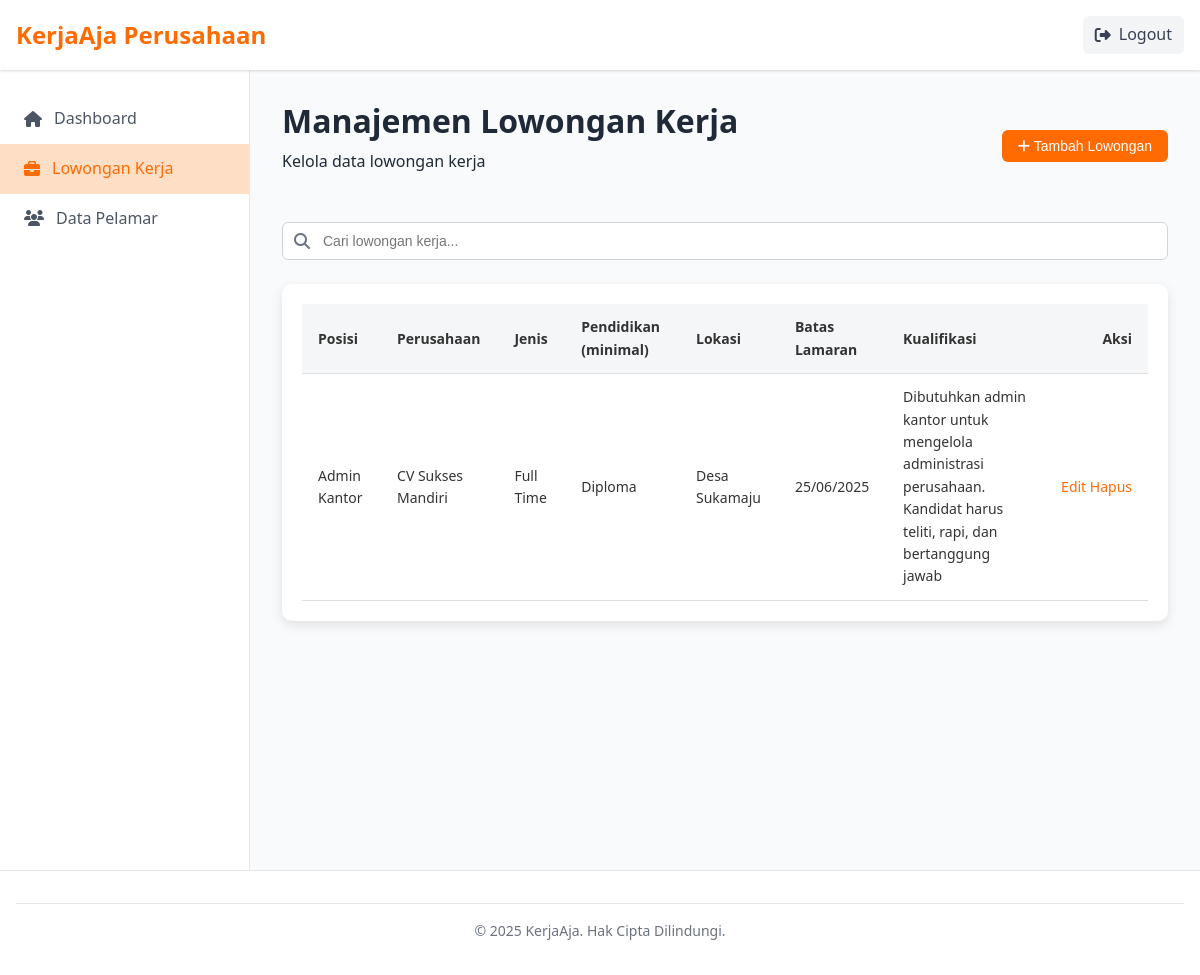
Page /perusahaan/perusahaan-lowongan.php (signed in) on the committed database.
### tables this page shows
CREATE TABLE `lowongan` (
  `lowongan_id` int(11) NOT NULL,
  `judul` varchar(150) NOT NULL,
  `perusahaan` varchar(100) DEFAULT NULL,
  `lokasi` varchar(100) DEFAULT NULL,
  `deskripsi` text DEFAULT NULL,
  `kualifikasi` text DEFAULT NULL,
  `batas_lamaran` date DEFAULT NULL,
  `created_by` int(11) DEFAULT NULL,
  `minimal_pendidikan` enum('SMA/SMK','Diploma','Sarjana','Magister','Doktor') DEFAULT 'SMA/SMK'
);

### perusahaan/perusahaan-lowongan.php (the view, shortened to what this page needs)
<?php
include '../auth/koneksi.php';
$user_id = $_SESSION['user_id'];
$datalowongan = [];
$query = "SELECT * FROM lowongan WHERE created_by = $user_id ORDER BY batas_lamaran DESC";
$result = mysqli_query($conn, $query);
if ($result && mysqli_num_rows($result) > 0) {
    while ($row = mysqli_fetch_assoc($result)) {
        $datalowongan[] = $row;
    }
}
?>
<!DOCTYPE html>
<html lang="id">
<head>
    <link rel="stylesheet" href="../css/style.css" />
    <link rel="stylesheet" href="../css/notifications.css" />
    <link rel="stylesheet" href="../css/admin-notifications.css" />
    <link rel="stylesheet" href="https://cdnjs.cloudflare.com/ajax/libs/font-awesome/6.4.0/css/all.min.css" />
</head>
<body>
    <header class="header">
        <div class="container">
            <div class="logo">
                <a href="perusahaan-dashboard.php">KerjaAja Perusahaan</a>
            </div>
            <nav class="nav">
                <ul>
                    <li>
                        <a href="../index.php" id="logoutBtn" class="btn-logout"> <i class="fas fa-sign-out-alt"></i> Logout </a>
                    </li>
                </ul>
            </nav>
        </div>
    </header>
    <div class="dashboard-container">
        <aside class="sidebar">
            <nav class="sidebar-nav">
                <ul>
                    <li>
                        <a href="perusahaan-dashboard.php"><i class="fas fa-home"></i> Dashboard</a>
                    </li>
                    <li>
                        <a href="perusahaan-lowongan.php" class="active"><i class="fas fa-briefcase"></i> Lowongan Kerja</a>
                    </li>
                    <li>
                        <a href="perusahaan-pelamar.php"><i class="fas fa-users"></i> Data Pelamar</a>
                    </li>
                </ul>
            </nav>
        </aside>
        <main class="main-content">
            <div class="page-header-actions">
                <div>
                    <h1>Manajemen Lowongan Kerja</h1>
                    <p>Kelola data lowongan kerja</p>
                </div>
                <button class="btn btn-primary" id="addJobBtn"><i class="fas fa-plus"></i> Tambah Lowongan</button>
            </div>
            <div class="search-container">
                <div class="search-input">
                    <i class="fas fa-search"></i>
                    <input type="text" id="searchJob" placeholder="Cari lowongan kerja..." />
                </div>
            </div>
            <div class="data-table-container">
                <table class="data-table" id="jobTable">
                    <thead>
                        <tr>
                            <th>Posisi</th>
                            <th>Perusahaan</th>
                            <th>Jenis</th>
                            <th>Pendidikan (minimal)</th>
                            <th>Lokasi</th>
                            <th>Batas Lamaran</th>
                            <th>Kualifikasi</th>
                            <th class="text-right">Aksi</th>
                        </tr>
                    </thead>
                    <tbody>
                        <?php if (count($datalowongan) > 0): ?>
                        <?php foreach ($datalowongan as $lowongan): ?>
                        <tr>
                            <td><?= htmlspecialchars($lowongan['judul']) ?></td>
                            <td><?= htmlspecialchars($lowongan['perusahaan']) ?></td>
                            <td><?= htmlspecialchars($lowongan['deskripsi']) ?></td>
                            <td><?= htmlspecialchars($lowongan['minimal_pendidikan']) ?></td>
                            <td><?= htmlspecialchars($lowongan['lokasi']) ?></td>
                            <td><?= date("d/m/Y", strtotime($lowongan['batas_lamaran'])) ?></td>
                            <td><?= htmlspecialchars($lowongan['kualifikasi']) ?></td>
                            <td class="text-right">
                                <div class="action-buttons">
                                    <a href="edit_lowongan.php?id=<?= $lowongan['lowongan_id'] ?>"
                                        class="edit-btn">Edit</a>
                                    <a href="delete_lowongan.php?id=<?= $lowongan['lowongan_id'] ?>"
                                        onclick="return confirm('Hapus data ini?')">Hapus</a>
                                </div>
                            </td>
                        </tr>
                        <?php endforeach; ?>
                        <?php else: ?>
                        <tr>
                            <td colspan="6" style="text-align:center;">Belum ada lowongan.</td>
                        </tr>
                        <?php endif; ?>
                    </tbody>
                </table>
            </div>
        </main>
    </div>
    <footer class="footer">
        <div class="container">
            <div class="footer-bottom">
                <p>&copy; 2025 KerjaAja. Hak Cipta Dilindungi.</p>
            </div>
        </div>
    </footer>
</body>
</html>

### css/style.css (style rules this page uses)
:root { --primary-color: #ff6b00; --primary-dark: #ae4900; --primary-light: #ffdec6; --secondary-color: #6b7280; --success-color: #10b981; --danger-color: #ef4444; --warning-color: #f59e0b; --info-color: #3b82f6; --dark-color: #1f2937; --light-color: #f9fafb; --gray-100: #f3f4f6; --gray-200: #e5e7eb; --gray-300: #d1d5db; --gray-400: #9ca3af; --gray-500: #6b7280; --gray-600: #4b5563; --gray-700: #374151; --gray-800: #1f2937; --gray-900: #111827; --border-radius: 0.375rem; --box-shadow: 0 1px 3px 0 rgba(0, 0, 0, 0.1), 0 1px 2px 0 rgba(0, 0, 0, 0.06); --transition: all 0.3s ease; }
* { margin: 0; padding: 0; box-sizing: border-box; }
body { font-family: "Segoe UI", Tahoma, Geneva, Verdana, sans-serif; line-height: 1.6; color: var(--gray-800); background: linear-gradient(135deg, var(--primary-light) 0%, #fff 100%); }
a { text-decoration: none; color: var(--primary-color); }
ul { list-style: none; }
.container { width: 100%; max-width: 1200px; margin: 0 auto; padding: 0 1rem; }
.text-right { text-align: right; }
h1, h2, h3, h4, h5, h6 { font-weight: 600; line-height: 1.2; margin-bottom: 0.5rem; }
h1 { font-size: 2rem; }
p { margin-bottom: 1rem; }
.btn { display: inline-block; padding: 0.5rem 1rem; border-radius: var(--border-radius); font-weight: 500; text-align: center; cursor: pointer; transition: var(--transition); border: none; font-size: 0.875rem; }
.btn-primary { background-color: var(--primary-color); color: white; }
.header { background-color: white; box-shadow: var(--box-shadow); padding: 1rem 0; position: sticky; top: 0; z-index: 100; }
.header .container { display: flex; justify-content: space-between; align-items: center; }
.logo a { font-size: 1.5rem; font-weight: 700; color: var(--primary-color); }
.nav ul { display: flex; gap: 1.5rem; }
.nav a { color: var(--gray-600); font-weight: 500; transition: var(--transition); }
.btn-logout { display: flex; align-items: center; gap: 0.5rem; padding: 0.375rem 0.75rem; background-color: var(--gray-100); border-radius: var(--border-radius); color: var(--gray-700) !important; }
.footer { background-color: white; padding: 2rem 0 1rem; border-top: 1px solid var(--gray-200); }
.footer-bottom { text-align: center; padding-top: 1rem; border-top: 1px solid var(--gray-200); color: var(--gray-500); font-size: 0.875rem; }
.dashboard-container { display: flex; min-height: calc(100vh - 140px); }
.sidebar { width: 250px; background-color: white; border-right: 1px solid var(--gray-200); padding: 1.5rem 0; }
.sidebar-nav { display: flex; flex-direction: column; gap: 0.5rem; }
.sidebar-nav a { display: flex; align-items: center; gap: 0.75rem; padding: 0.75rem 1.5rem; color: var(--gray-600); font-weight: 500; transition: var(--transition); }
.sidebar-nav a.active { background-color: var(--primary-light); color: var(--primary-color); }
.main-content { flex: 1; padding: 2rem; overflow-y: auto; }
.page-header-actions { display: flex; justify-content: space-between; align-items: center; margin-bottom: 2rem; }
.search-container { margin-bottom: 1.5rem; }
.search-input { position: relative; }
.search-input i { position: absolute; left: 0.75rem; top: 50%; transform: translateY(-50%); color: var(--gray-500); }
.search-input input { width: 100%; padding: 0.625rem 0.625rem 0.625rem 2.5rem; border: 1px solid var(--gray-300); border-radius: var(--border-radius); font-size: 0.875rem; transition: var(--transition); }
.data-table-container { width: 100%; overflow-x: auto; background: #fff; border-radius: 10px; padding: 20px; box-shadow: 0 4px 12px rgba(0, 0, 0, 0.1); margin-top: 20px; }
.data-table { width: 100%; border-collapse: collapse; font-family: "Segoe UI", Tahoma, Geneva, Verdana, sans-serif; font-size: 14px; color: #333; }
.data-table thead { background-color: #f4f6f8; }
.data-table th, .data-table td { padding: 12px 16px; text-align: left; border-bottom: 1px solid #e0e0e0; }
.data-table th.text-right, .data-table td.text-right { text-align: right; }
.data-table td:last-child { white-space: nowrap; }
.main-content { min-height: 100vh; background: #f8fafc; }

### rows in the picture
lowongan: judul "Admin Kantor", perusahaan "CV Sukses Mandiri", deskripsi "Full Time", minimal_pendidikan "Diploma", lokasi "Desa Sukamaju", batas_lamaran "25/06/2025", kualifikasi "Dibutuhkan admin kantor untuk mengelola administrasi perusahaan. Kandidat harus teliti, rapi, dan bertanggung jawab"
